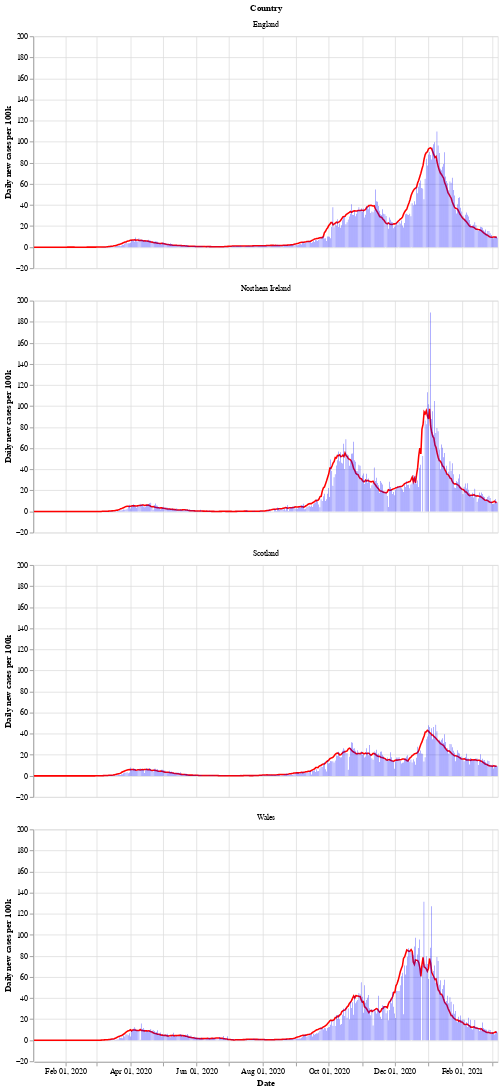

Write notebook code for a chart like this one.
### Markdown cell above
Next is a bar chart of the number of new cases in each country (per 100k population), with the 7 day moving average of cases. Again we see that Wales saw a longer period of raising and falling cases compared to the other countries.

After a period of cases falling, each nation is now seeing a rise in the number of cases - especially in Wales.

### Code cell
# collapse
bars = alt.Chart(uk_cases).mark_bar().encode(
    x=alt.X("yearmonthdate(date):T", axis=alt.Axis(title='Date')),
    y=alt.Y("newCasesRate:Q", axis=alt.Axis(title='Daily new cases per 100k')),
    tooltip='newCasesRate',
    color=alt.condition(
        alt.datum.dailyChange > 0,
        alt.value("orange"),  # The positive color
        alt.value("blue")  # The negative color
    )
).properties(title='New cases per 100k population with rolling 7 day average', width=600).interactive()
line = alt.Chart(uk_cases).mark_line(
    color='red',
    size=2,
).transform_window(
    rolling_mean='mean(newCasesRate)',
    frame=[0, 7],
    groupby=['areaName']
).encode(
    x='yearmonthdate(date):T',
    y='rolling_mean:Q'
)
alt.layer(line, bars, data=uk_cases).facet(alt.Row('areaName', title='Country'), columns=1)

### Figure 1 — Vega-Lite specification as saved in the notebook (floating-point values rounded to 4 significant figures; data arrays with more than 128 entries replaced by an {"elided": "..."} marker saying what was removed)
{"config": {"view": {"continuousWidth": 400, "continuousHeight": 300}}, "data": {"name": "data-0cc07b05cc656e72682fab23ad851727"}, "facet": {"type": "nominal", "field": "areaName", "title": "Country"}, "spec": {"layer": [{"mark": {"type": "line", "color": "red", "size": 2}, "encoding": {"x": {"type": "temporal", "field": "date", "timeUnit": "yearmonthdate"}, "y": {"type": "quantitative", "field": "rolling_mean"}}, "transform": [{"window": [{"op": "mean", "field": "newCasesRate", "as": "rolling_mean"}], "frame": [0, 7], "groupby": ["areaName"]}]}, {"mark": "bar", "encoding": {"color": {"condition": {"value": "orange", "test": "(datum.dailyChange > 0)"}, "value": "blue"}, "tooltip": {"type": "quantitative", "field": "newCasesRate"}, "x": {"type": "temporal", "axis": {"title": "Date"}, "field": "date", "timeUnit": "yearmonthdate"}, "y": {"type": "quantitative", "axis": {"title": "Daily new cases per 100k"}, "field": "newCasesRate"}}, "selection": {"selector002": {"type": "interval", "bind": "scales", "encodings": ["x", "y"]}}, "title": "New cases per 100k population with rolling 7 day average", "width": 600}]}, "columns": 1, "$schema": "https://vega.github.io/schema/vega-lite/v4.8.1.json", "datasets": {"data-0cc07b05cc656e72682fab23ad851727": {"elided": "1712 records"}}}
